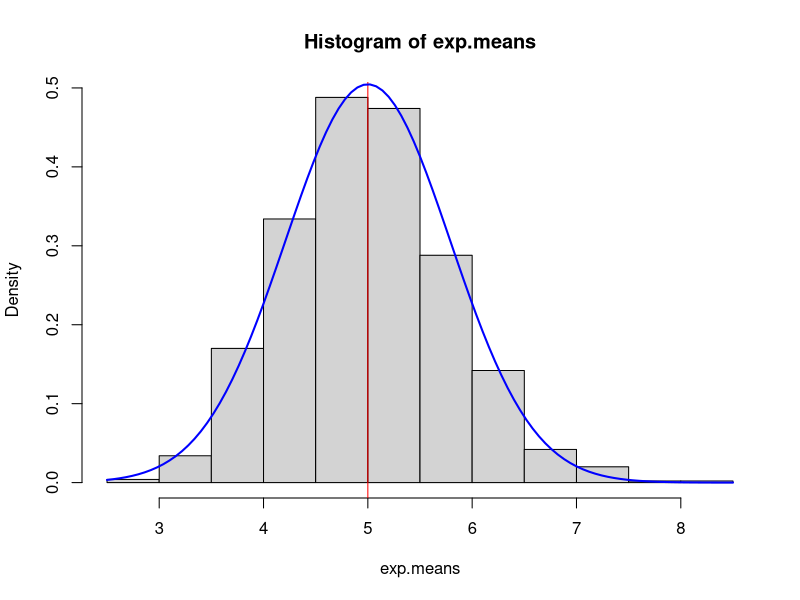

This figure's R source:
## ---- chunk 1
set.seed(1)
lambda<-0.2
n=40
n.simulations <- 1000
exp.data = NULL
exp.means <- NULL
for(i in 1:n.simulations) { 
    tmp <- rexp(n,lambda)
    exp.means <- c(exp.means, mean(tmp))
    exp.data <- cbind(exp.data, rexp(n,lambda))
}
## ---- chunk 2
#Mean
matrix(nrow = 2, data=c("Theoretical",1/lambda,"Simulated",round(mean(exp.means),3)))
## ---- chunk 3
#Variance
matrix(nrow = 2, data=c("Theoretical",round((1/lambda)^2/n,3),"Simulated",round(var(exp.means),3)))
## ---- chunk 4
hist(exp.means,freq=FALSE)
abline(v=1/lambda, col="red")
curve(dnorm(x, mean=1/lambda, sd=1/lambda/sqrt(n)), add=TRUE, col="blue", lwd=2)
